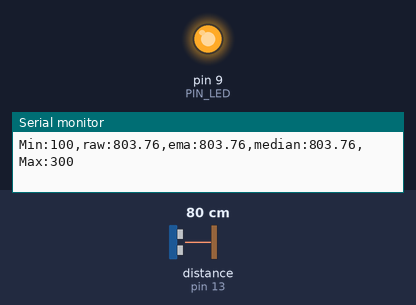
Recording of a sketch running on a simulated Arduino Uno, built with avr-gcc and run on an emulated ATmega328P. Parts: output pins drawn as LEDs (lit = HIGH), the last lines printed to the serial monitor. Wiring (inferred from the names in the program): ultrasonic range finder: trigger pin 12; echo pin 13. Inputs (shaded band) come from the test bench; at power-on: distance to the obstacle (sensor on pin 13) 80 cm. The echo pulse lasts 58.3 µs per cm; pins used as bus, display or sensor lines are not drawn.

Above: at 1.2 s.
1.3 s: distance to the obstacle (sensor on pin 13) set to 34 cm
2.8 s: distance to the obstacle (sensor on pin 13) set to 27 cm
At 4.0 s:
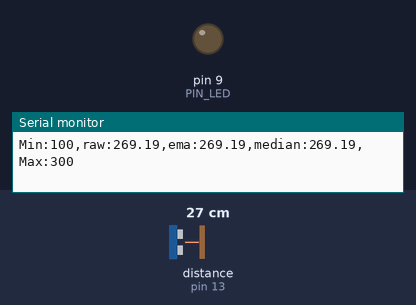
4.3 s: distance to the obstacle (sensor on pin 13) set to 2 cm
At 5.3 s:
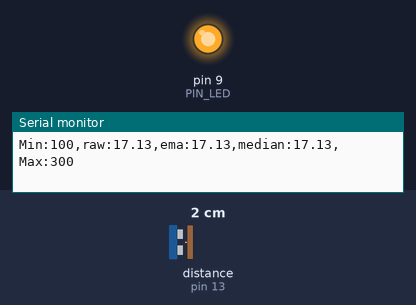
5.8 s: distance to the obstacle (sensor on pin 13) set to 18 cm
At 6.5 s:
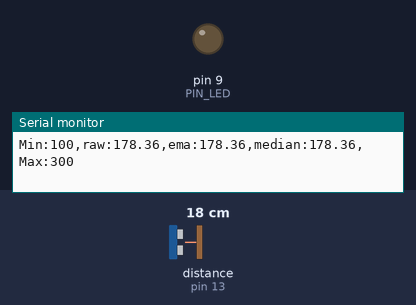
Timing chart, 0 to 8.3 s (numbered marks = the images above; inputs shaded):
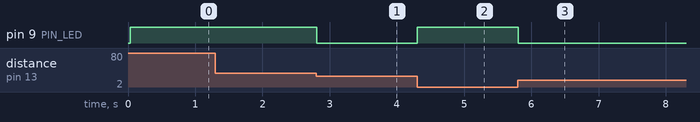

Measured:
- the behaviour switches between 31 and 30 cm on distance to the obstacle (sensor on pin 13) (found by bisection; images 0 and 1)
- after the input at 2.8 s, pin 9 (PIN_LED): HIGH → LOW at once
- after the input at 4.3 s, pin 9 (PIN_LED): LOW → HIGH at once
- after the input at 5.8 s, pin 9 (PIN_LED): HIGH → LOW at once

The sketch:

09_example_3.ino
```cpp
// Arduino pin assignment
#define PIN_LED  9
#define PIN_TRIG 12
#define PIN_ECHO 13

// configurable parameters
#define SND_VEL 346.0     // sound velocity at 24 celsius degree (unit: m/sec)
#define INTERVAL 25       // sampling interval (unit: msec)
#define PULSE_DURATION 10 // ultra-sound Pulse Duration (unit: usec)
#define _DIST_MIN 100     // minimum distance to be measured (unit: mm)
#define _DIST_MAX 300     // maximum distance to be measured (unit: mm)

#define TIMEOUT ((INTERVAL / 2) * 1000.0) // maximum echo waiting time (unit: usec)
#define SCALE (0.001 * 0.5 * SND_VEL)     // coefficent to convert duration to distance

#define _EMA_ALPHA 1.0    // EMA weight of new sample (1 = EMA disabled)

// median filter parameter
#define N 3              // number of samples kept (odd number recommended)

// global variables
unsigned long last_sampling_time;   // unit: msec
float dist_ema;                     // EMA distance

float samples[N];                   // recent N samples (circular buffer)
int sample_idx = 0;                 // next write position
int sample_count = 0;               // number of samples stored so far

void setup() {
  pinMode(PIN_LED, OUTPUT);
  pinMode(PIN_TRIG, OUTPUT);
  pinMode(PIN_ECHO, INPUT);
  digitalWrite(PIN_TRIG, LOW);

  Serial.begin(57600);
}

void loop() {
  float dist_raw, dist_median;

  // wait until next sampling time
  if (millis() < last_sampling_time + INTERVAL)
    return;

  // get a distance reading from the USS
  dist_raw = USS_measure(PIN_TRIG, PIN_ECHO);

  // store new sample in circular buffer
  samples[sample_idx] = dist_raw;
  sample_idx = (sample_idx + 1) % N;
  if (sample_count < N) sample_count++;

  // median of stored samples
  dist_median = median_filter();

  // EMA (alpha = 1.0 -> same as dist_median)
  if (sample_count == 1)
    dist_ema = dist_median;         // initialize with the first value
  else
    dist_ema = _EMA_ALPHA * dist_median + (1.0 - _EMA_ALPHA) * dist_ema;

  // output the read value to the serial port
  Serial.print("Min:");     Serial.print(_DIST_MIN);
  Serial.print(",raw:");    Serial.print(dist_raw);
  Serial.print(",ema:");    Serial.print(dist_ema);
  Serial.print(",median:"); Serial.print(dist_median);
  Serial.print(",Max:");    Serial.print(_DIST_MAX);
  Serial.println("");

  // LED control
  if ((dist_raw < _DIST_MIN) || (dist_raw > _DIST_MAX))
    digitalWrite(PIN_LED, 1);       // LED OFF
  else
    digitalWrite(PIN_LED, 0);       // LED ON

  // update last sampling time
  last_sampling_time += INTERVAL;
}

// return the median of the samples stored in the buffer
float median_filter()
{
  float sorted[N];
  int n = sample_count;

  for (int i = 0; i < n; i++)
    sorted[i] = samples[i];

  // insertion sort
  for (int i = 1; i < n; i++) {
    float key = sorted[i];
    int j = i - 1;
    while (j >= 0 && sorted[j] > key) {
      sorted[j + 1] = sorted[j];
      j--;
    }
    sorted[j + 1] = key;
  }

  if (n % 2 == 1)
    return sorted[n / 2];
  else
    return (sorted[n / 2 - 1] + sorted[n / 2]) / 2.0;
}

// get a distance reading from USS. return value is in millimeter.
float USS_measure(int TRIG, int ECHO)
{
  digitalWrite(TRIG, HIGH);
  delayMicroseconds(PULSE_DURATION);
  digitalWrite(TRIG, LOW);

  return pulseIn(ECHO, HIGH, TIMEOUT) * SCALE; // unit: mm
}
```
